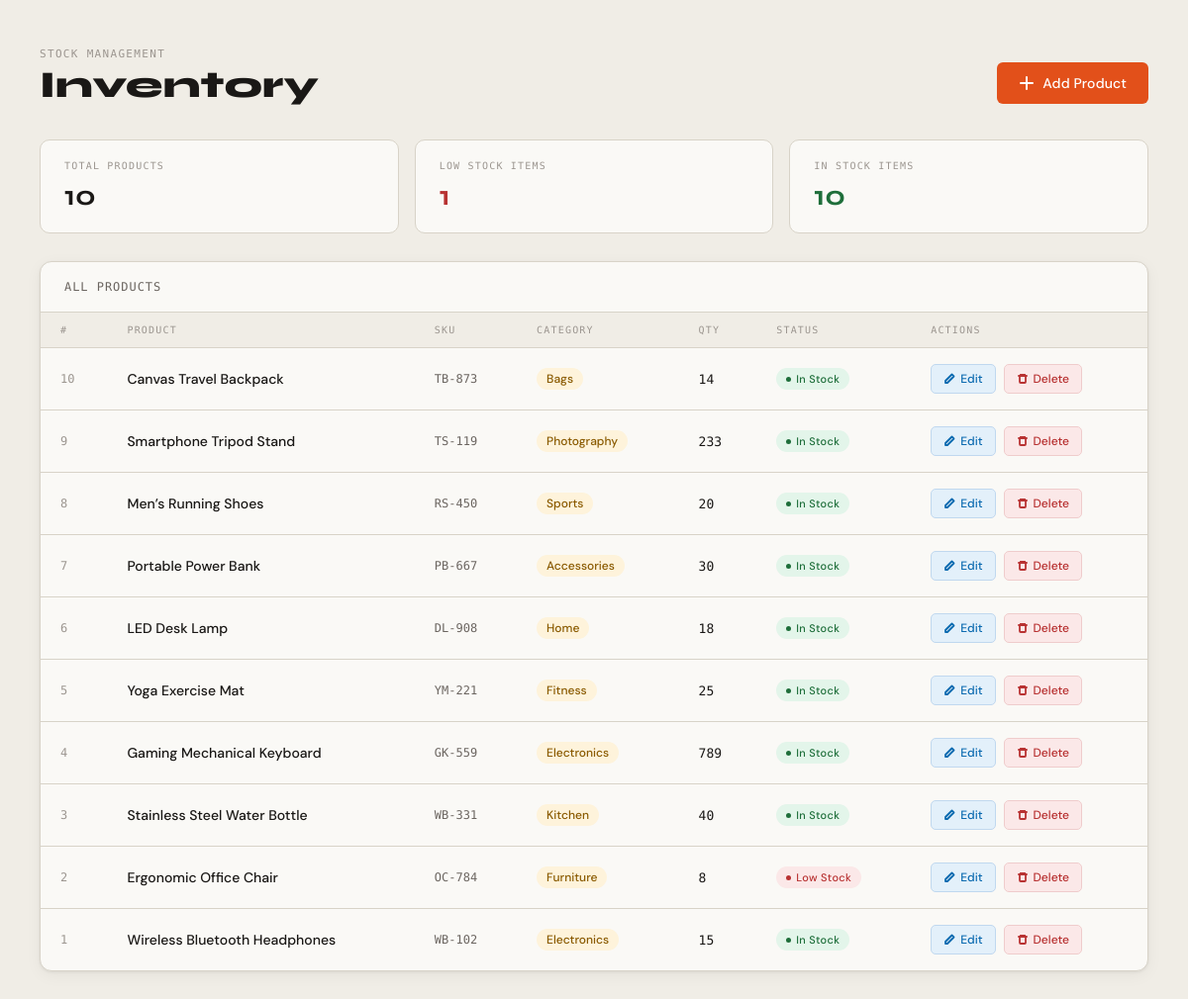
The page / on the database its author committed.
### tables this page shows
CREATE TABLE products (
    id INT AUTO_INCREMENT PRIMARY KEY,
    product_name VARCHAR(255) NOT NULL,
    sku VARCHAR(100) NOT NULL,
    category VARCHAR(100),
    quantity INT NOT NULL,
    created_at TIMESTAMP DEFAULT CURRENT_TIMESTAMP
);

### core/View/Engine.php (called while the page is built, shortened)
<?php
class Engine
{
    public static function render(
        string $view,
        array $data = []
    )
    {
        extract($data);
        require "../app/Views/{$view}.php";
    }
}

### app/Controllers/InventoryController.php (called while the page is built, shortened)
<?php
class InventoryController
{
    private ProductRepositoryInterface $products;
    public function __construct(
        ProductRepositoryInterface $products
    )
    {
        $this->products = $products;
    }
    public function index()
    {
        Engine::render(
            'inventory/index',
            [
                'products' => $this->products->all()
            ]
        );
    }
}

### core/Http/Dispatcher.php (called while the page is built, shortened)
<?php
class Dispatcher
{
    private Container $container;
    public function __construct()
    {
        $this->container = new Container();
        $this->container->bind(
            ProductRepositoryInterface::class,
            ProductRepo::class
        );
    }
    public function dispatch(
        array $action,
        array $params = []
    )
    {
        [$controller, $method] = $action;
        $instance = $this->container->resolve(
            $controller
        );
        $reflection = new ReflectionMethod(
            $instance,
            $method
        );
        $dependencies = [];
        return $reflection->invokeArgs(
            $instance,
            $dependencies
        );
    }
}

### public/index.php (called while the page is built, shortened)
<?php
$router = new Router();
$router->dispatch(
    $_SERVER['REQUEST_URI'],
    $_SERVER['REQUEST_METHOD']
);

### core/Repositories/ProductRepo.php (called while the page is built, shortened)
<?php
class ProductRepo implements ProductRepositoryInterface
{
    private PDO $db;
    public function __construct()
    {
        $this->db = Connection::connect();
    }
    public function all(): array
    {
        $stmt = $this->db->query(
            "SELECT * FROM products ORDER BY id DESC"
        );
        return $stmt->fetchAll(PDO::FETCH_ASSOC);
    }
}

### config/database.php (called while the page is built)
<?php
return [
    'host' => 'localhost',
    'dbname' => 'warehouse_db',
    'username' => 'root',
    'password' => 'izx2qq9m13371420'
];
?>

### core/Database/Connection.php (called while the page is built, shortened)
<?php
class Connection
{
    public static function connect(): PDO
    {
        $config = require __DIR__ . "/../../config/database.php";
        $driver = new MySQLDriver();
        return $driver->connect($config);
    }
}
?>

### core/Database/Drivers/MYSQLDriver.php (called while the page is built, shortened)
<?php
class MySQLDriver implements DatabaseDriver
{
    public function connect(array $config): PDO
    {
        return new PDO(
            "mysql:host={$config['host']};dbname={$config['dbname']}",
            $config['username'],
            $config['password']
        );
    }
}
?>

### app/Views/inventory/index.php (the view, shortened to what this page needs)
<!DOCTYPE html>
<html lang="en">
<head>
</head>
<body>
<div class="page">
    <div class="page-header">
        <div class="page-title-group">
            <p class="page-eyebrow">Stock Management</p>
            <h1 class="page-title">Inventory</h1>
        </div>
        <a href="/inventory/create" class="add-btn">
            <svg viewBox="0 0 16 16" fill="none" stroke="currentColor" stroke-width="2" stroke-linecap="round">
                <line x1="8" y1="2" x2="8" y2="14"/><line x1="2" y1="8" x2="14" y2="8"/>
            </svg>
            Add Product
        </a>
    </div>
    <div class="stats-row">
        <div class="stat-card">
            <p class="stat-label">Total Products</p>
            <p class="stat-value"><?= count($products); ?></p>
        </div>
        <div class="stat-card">
            <p class="stat-label">Low Stock Items</p>
            <p class="stat-value" style="color: var(--red);"><?= count(array_filter($products, fn($p) => $p['quantity'] <= 10)); ?></p>
        </div>
        <div class="stat-card">
            <p class="stat-label">In Stock Items</p>
            <p class="stat-value" style="color: var(--green);"><?= count(array_filter($products, fn($p) => $p['quantity'] > 5)); ?></p>
        </div>
    </div>
    <div class="table-card">
        <div class="table-toolbar">
            <span class="table-toolbar-title">All Products</span>
        </div>
        <table>
            <thead>
                <tr>
                    <th>#</th>
                    <th>Product</th>
                    <th>SKU</th>
                    <th>Category</th>
                    <th>Qty</th>
                    <th>Status</th>
                    <th>Actions</th>
                </tr>
            </thead>
            <tbody>
            <?php foreach($products as $product): ?>
                <tr>
                    <td class="td-id"><?= $product['id']; ?></td>
                    <td class="td-product"><?= $product['product_name']; ?></td>
                    <td class="td-sku"><?= $product['sku']; ?></td>
                    <td><span class="category-pill"><?= $product['category']; ?></span></td>
                    <td class="qty-value"><?= $product['quantity']; ?></td>
                    <td>
                        <?php if($product['quantity'] <= 10): ?>
                            <span class="badge low-stock">Low Stock</span>
                        <?php else: ?>
                            <span class="badge in-stock">In Stock</span>
                        <?php endif; ?>
                    </td>
                    <td>
                        <div class="actions">
                            <a href="/inventory/edit/<?= $product['id']; ?>" class="btn-edit">
                                <svg viewBox="0 0 12 12" fill="none" stroke="currentColor" stroke-width="1.8" stroke-linecap="round" stroke-linejoin="round">
                                    <path d="M8.5 1.5L10.5 3.5L4 10H2V8L8.5 1.5Z"/>
                                </svg>
                                Edit
                            </a>
                            <a href="/inventory/delete/<?= $product['id']; ?>" class="btn-delete">
                                <svg viewBox="0 0 12 12" fill="none" stroke="currentColor" stroke-width="1.8" stroke-linecap="round">
                                    <polyline points="2,3 10,3"/><path d="M4,3V2h4v1"/><rect x="3" y="3" width="6" height="7" rx="1"/>
                                </svg>
                                Delete
                            </a>
                        </div>
                    </td>
                </tr>
            <?php endforeach; ?>
            </tbody>
        </table>
    </div>
</div>
</body>
</html>

### core/Http/Router.php (shortened to what this page needs)
<?php
class Router
{
    private array $routes = [];
    public function get($uri, $action)
    {
        $this->routes['GET'][] = [
            'uri' => $uri,
            'action' => $action
        ];
    }
    public function post($uri, $action)
    {
        $this->routes['POST'][] = [
            'uri' => $uri,
            'action' => $action
        ];
    }
    public function dispatch($uri, $method)
    {
        $uri = parse_url($uri, PHP_URL_PATH);
        $routes = $this->routes[$method] ?? [];
        foreach ($routes as $route) {
            $pattern = preg_replace(
                '#\{[a-zA-Z_]+\}#',
                '([0-9]+)',
                $route['uri']
            );
            $pattern = "#^" . $pattern . "$#";
            if (preg_match($pattern, $uri, $matches)) {
                array_shift($matches);
                $dispatcher = new Dispatcher();
                return $dispatcher->dispatch(
                    $route['action'],
                    $matches
                );
            }
        }
        die("Route not found");
    }
}

### app/Views/inventory/index.php (style rules this page uses)
:root { --bg: #f0ede6; --surface: #faf9f6; --border: #d8d3c8; --border-strong: #b8b2a5; --text-primary: #1a1816; --text-secondary: #6b6560; --text-muted: #9c9690; --accent: #2a2420; --accent-hover: #1a1614; --indigo: #3d3580; --indigo-light: #ededfa; --sky: #0b6ab0; --sky-light: #e3f0fa; --red: #b83232; --red-light: #fbe8e8; --green: #1e6e3a; --green-light: #e3f5ea; --amber: #8a5a00; --amber-light: #fef3db; --shadow: 0 1px 3px rgba(0,0,0,0.06), 0 4px 16px rgba(0,0,0,0.05); }
* { margin: 0; padding: 0; box-sizing: border-box; }
body { background: var(--bg); font-family: 'DM Sans', sans-serif; color: var(--text-primary); min-height: 100vh; }
.page { max-width: 1280px; margin: 0 auto; padding: 48px 40px; }
.page-header { display: flex; align-items: flex-end; justify-content: space-between; margin-bottom: 36px; }
.page-eyebrow { font-family: 'DM Mono', monospace; font-size: 11px; font-weight: 500; letter-spacing: 0.12em; text-transform: uppercase; color: var(--text-muted); margin-bottom: 6px; }
.page-title { font-family: 'Syne', sans-serif; font-size: 38px; font-weight: 800; color: var(--text-primary); line-height: 1; }
.add-btn { display: inline-flex; align-items: center; gap: 8px; background: #e2501a; color: #fff; padding: 12px 22px; border-radius: 6px; text-decoration: none; font-family: 'DM Sans', sans-serif; font-size: 14px; font-weight: 500; letter-spacing: 0.01em; transition: background 0.2s, transform 0.1s; }
.add-btn svg { width: 16px; height: 16px; }
.stats-row { display: grid; grid-template-columns: repeat(3, 1fr); gap: 16px; margin-bottom: 28px; }
.stat-card { background: var(--surface); border: 1px solid var(--border); border-radius: 10px; padding: 20px 24px; }
.stat-label { font-family: 'DM Mono', monospace; font-size: 10px; font-weight: 500; letter-spacing: 0.12em; text-transform: uppercase; color: var(--text-muted); margin-bottom: 8px; }
.stat-value { font-family: 'Syne', sans-serif; font-size: 28px; font-weight: 700; color: var(--text-primary); }
.table-card { background: var(--surface); border: 1px solid var(--border); border-radius: 12px; overflow: hidden; box-shadow: var(--shadow); }
.table-toolbar { display: flex; align-items: center; justify-content: space-between; padding: 18px 24px; border-bottom: 1px solid var(--border); }
.table-toolbar-title { font-family: 'DM Mono', monospace; font-size: 12px; font-weight: 500; color: var(--text-secondary); letter-spacing: 0.08em; text-transform: uppercase; }
table { width: 100%; border-collapse: collapse; }
thead tr { background: var(--bg); border-bottom: 1px solid var(--border); }
th { padding: 12px 20px; text-align: left; font-family: 'DM Mono', monospace; font-size: 10px; font-weight: 500; letter-spacing: 0.12em; text-transform: uppercase; color: var(--text-muted); }
td { padding: 16px 20px; border-bottom: 1px solid var(--border); font-size: 14px; color: var(--text-primary); }
tr:last-child td { border-bottom: none; }
.td-id { font-family: 'DM Mono', monospace; font-size: 12px; color: var(--text-muted); }
.td-product { font-weight: 500; font-size: 14px; }
.td-sku { font-family: 'DM Mono', monospace; font-size: 12px; color: var(--text-secondary); }
.category-pill { display: inline-block; background: var(--amber-light); color: var(--amber); padding: 3px 10px; border-radius: 20px; font-size: 12px; font-weight: 500; }
.qty-value { font-family: 'DM Mono', monospace; font-size: 13px; font-weight: 500; }
.badge { display: inline-flex; align-items: center; gap: 5px; padding: 4px 10px; border-radius: 20px; font-size: 11px; font-weight: 500; letter-spacing: 0.03em; }
.badge::before { content: ''; width: 5px; height: 5px; border-radius: 50%; flex-shrink: 0; }
.in-stock { background: var(--green-light); color: var(--green); }
.in-stock::before { background: var(--green); }
.low-stock { background: var(--red-light); color: var(--red); }
.low-stock::before { background: var(--red); }
.actions { display: flex; gap: 8px; }
.btn-edit, .btn-delete { display: inline-flex; align-items: center; gap: 5px; padding: 6px 12px; border-radius: 5px; font-size: 12px; font-weight: 500; text-decoration: none; transition: opacity 0.15s, transform 0.1s; }
.btn-edit { background: var(--sky-light); color: var(--sky); border: 1px solid #c0d8ef; }
.btn-delete { background: var(--red-light); color: var(--red); border: 1px solid #efcccc; }
.btn-edit svg, .btn-delete svg { width: 12px; height: 12px; }

### rows shown on the page
products: quantity "1", quantity "10", id "10", product_name "Canvas Travel Backpack", sku "TB-873", category "Bags", quantity "14", shows "In Stock"
products: id "9", product_name "Smartphone Tripod Stand", sku "TS-119", category "Photography", quantity "233", shows "In Stock"
products: id "8", product_name "Men’s Running Shoes", sku "RS-450", category "Sports", quantity "20", shows "In Stock"
products: id "7", product_name "Portable Power Bank", sku "PB-667", category "Accessories", quantity "30", shows "In Stock"
products: id "6", product_name "LED Desk Lamp", sku "DL-908", category "Home", quantity "18", shows "In Stock"
products: id "5", product_name "Yoga Exercise Mat", sku "YM-221", category "Fitness", quantity "25", shows "In Stock"
products: id "4", product_name "Gaming Mechanical Keyboard", sku "GK-559", category "Electronics", quantity "789", shows "In Stock"
products: id "3", product_name "Stainless Steel Water Bottle", sku "WB-331", category "Kitchen", quantity "40", shows "In Stock"
products: id "2", product_name "Ergonomic Office Chair", sku "OC-784", category "Furniture", quantity "8", shows "Low Stock"
products: id "1", product_name "Wireless Bluetooth Headphones", sku "WB-102", category "Electronics", quantity "15", shows "In Stock"
